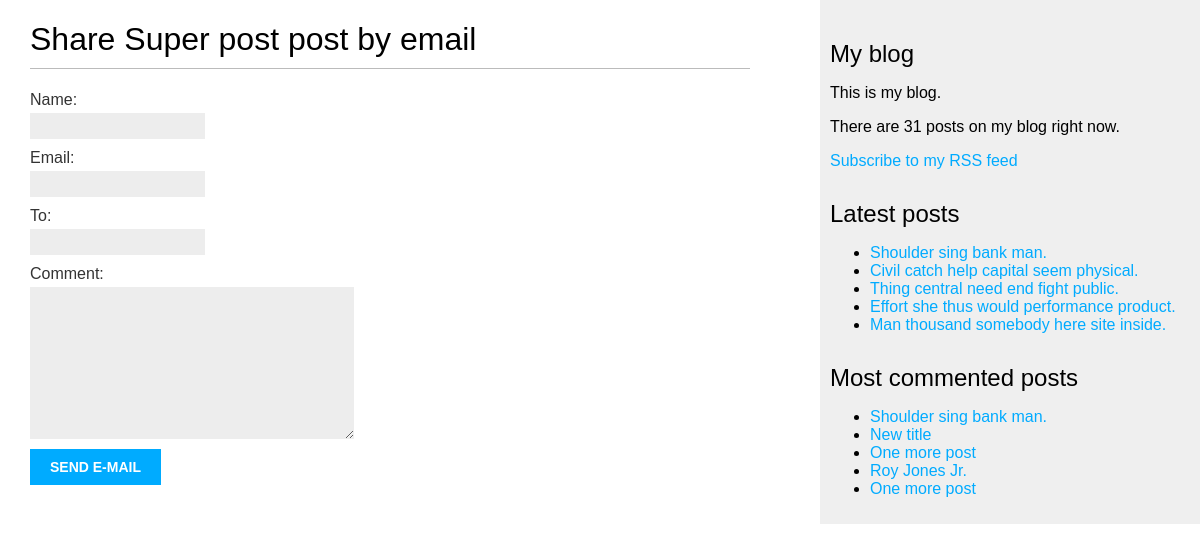
The page /blog/6/share on the database its author committed.
### blog/models.py (models this page shows, shortened)
class Post(models.Model):
    class Status(models.TextChoices):
        DRAFT = "DR", "Draft",
        PUBLISHED = "PB", "Published"
    title = models.CharField(max_length=250)
    slug = models.SlugField(max_length=250)
    body = models.TextField()
    created = models.DateTimeField(auto_now_add=True)
    publish = models.DateTimeField(default=timezone.now)
    updated = models.DateTimeField(auto_now=True)
    status = models.CharField(max_length=2, choices=Status.choices, default=Status.DRAFT)
    author = models.ForeignKey(User, on_delete=models.CASCADE)
    tags = TaggableManager()
    objects = models.Manager() # Default manager
    published = PublishedManager() # Custom manager that returns published objects
    class Meta:
        ordering = ["publish"]
        indexes = [
            models.Index(fields=["-publish"]),
        ]
    def get_absolute_url(self):
        return reverse("blog:post_detail", args=[self.publish.year, self.publish.month, self.publish.day, self.slug])

### blog/views.py (the view)
# urls.py: path('<int:post_id>/share', views.post_share, name='post_share'),
def post_share(request, post_id):
    post = get_object_or_404(Post, id=post_id, status=Post.Status.PUBLISHED)
    sent = False
    if request.method == "POST":
        form = EmailPostForm(request.POST)
        if form.is_valid():
            cd = form.cleaned_data
            post_url = request.build_absolute_uri(post.get_absolute_url())
            subject = f"{cd['name']} recommends you read {post.title}"
            body = f"Read {post.title} at {post_url}\n\n{cd['name']}'s comment: {cd['comment']}"
            send_mail(subject, body, "hitmanabsolution25@gmail.com", [cd["to"]])
            sent = True
    else:
        form = EmailPostForm()
    return render(request, "blog/post/share.html", {"post": post, "form": form, "sent": sent})

### blog/forms.py
class EmailPostForm(forms.Form):
    name = forms.CharField(max_length=25)
    email = forms.EmailField()
    to = forms.EmailField()
    comment = forms.CharField(required=False, widget=forms.Textarea)

### blog/models.py (called while the page is built)
    def get_queryset(self):
        return super().get_queryset().filter(status=Post.Status.PUBLISHED)

### blog/templatetags/blog_tags.py (called while the page is built)
@register.simple_tag
def total_posts():
    return Post.published.count()

@register.inclusion_tag("blog/post/latest_posts.html")
def show_latest_posts(count=5):
    latest_posts = Post.published.order_by("-publish")[:count]
    return {"latest_posts": latest_posts}

@register.simple_tag
def get_most_commented_posts(count=5):
    return Post.published.annotate(total_comments=Count("comments")).order_by("-total_comments")[:count]

### blog/templates/blog/post/share.html (shortened to what this page needs)
{% extends "blog/base.html" %}
{% block content %}
    {% if sent %}
        <h1>Email successfully sent</h1>
        <p>{{post.title}} was successfully sent to {{form.cleaned_data.to}}</p>
    {% else %}
        <h1>Share {{post.title}} post by email</h1>
        <form method="post">
            {{ form.as_p }}
            <input type="submit" value="Send e-mail">
        </form>
    {% endif %}
{% endblock %}

### blog/templates/blog/base.html (shortened to what this page needs)
{% load static %}
{% load blog_tags %}
<!DOCTYPE html>
<html lang="en">
<head>
    <link rel="stylesheet" href="{% static 'css/blog.css' %}">
</head>
<body>
    <div id="content">
        {% block content %}
        {% endblock %}
    </div>
    <div id="sidebar">
        <h2>My blog</h2>
        <p>
            This is my blog.
        </p>
        <p>
            There are {% total_posts %} posts on my blog right now.
        </p>
        <p>
            <a href="{% url 'blog:post_feed' %}">Subscribe to my RSS feed</a>
        </p>
        <h2>Latest posts</h2>
        {% show_latest_posts %}
        <h2>Most commented posts</h2>
        {% get_most_commented_posts as most_commented_posts %}
        <ul>
            {% for post in most_commented_posts %}
                <li>
                    <a href="{{post.get_absolute_url}}">{{post.title}}</a>
                </li>
            {% endfor %}
        </ul>
    </div>
</body>
</html>

### blog/templates/blog/post/latest_posts.html
<ul>
    {% for post in latest_posts %}
        <li>
            <a href="{{post.get_absolute_url}}">{{post.title}}</a>
        </li>
    {% endfor %}
</ul>

### blog/static/css/blog.css (style rules this page uses)
body { margin:0; padding:0; font-family:helvetica, sans-serif; }
a { color:#00abff; text-decoration:none; }
h1 { font-weight:normal; border-bottom:1px solid #bbb; padding:0 0 10px 0; }
h2 { font-weight:normal; margin:30px 0 0; }
#content { float:left; width:60%; padding:0 0 0 30px; }
#sidebar { float:right; width:30%; padding:10px; background:#efefef; height:100%; }
label { float:left; clear:both; color:#333; margin-bottom:4px; }
input, textarea { clear:both; float:left; margin:0 0 10px; background:#ededed; border:0; padding:6px 10px; font-size:12px; }
input[type=submit] { font-weight:bold; background:#00abff; color:#fff; padding:10px 20px; font-size:14px; text-transform:uppercase; }

### rows shown on the page
Post: title "Super post"
Post: title "Shoulder sing bank man."
Post: title "Civil catch help capital seem physical."
Post: title "Thing central need end fight public."
Post: title "Effort she thus would performance product."
Post: title "Man thousand somebody here site inside."
Post: title "New title"
Post: title "One more post"
Post: title "Roy Jones Jr."
Post: title "One more post"
